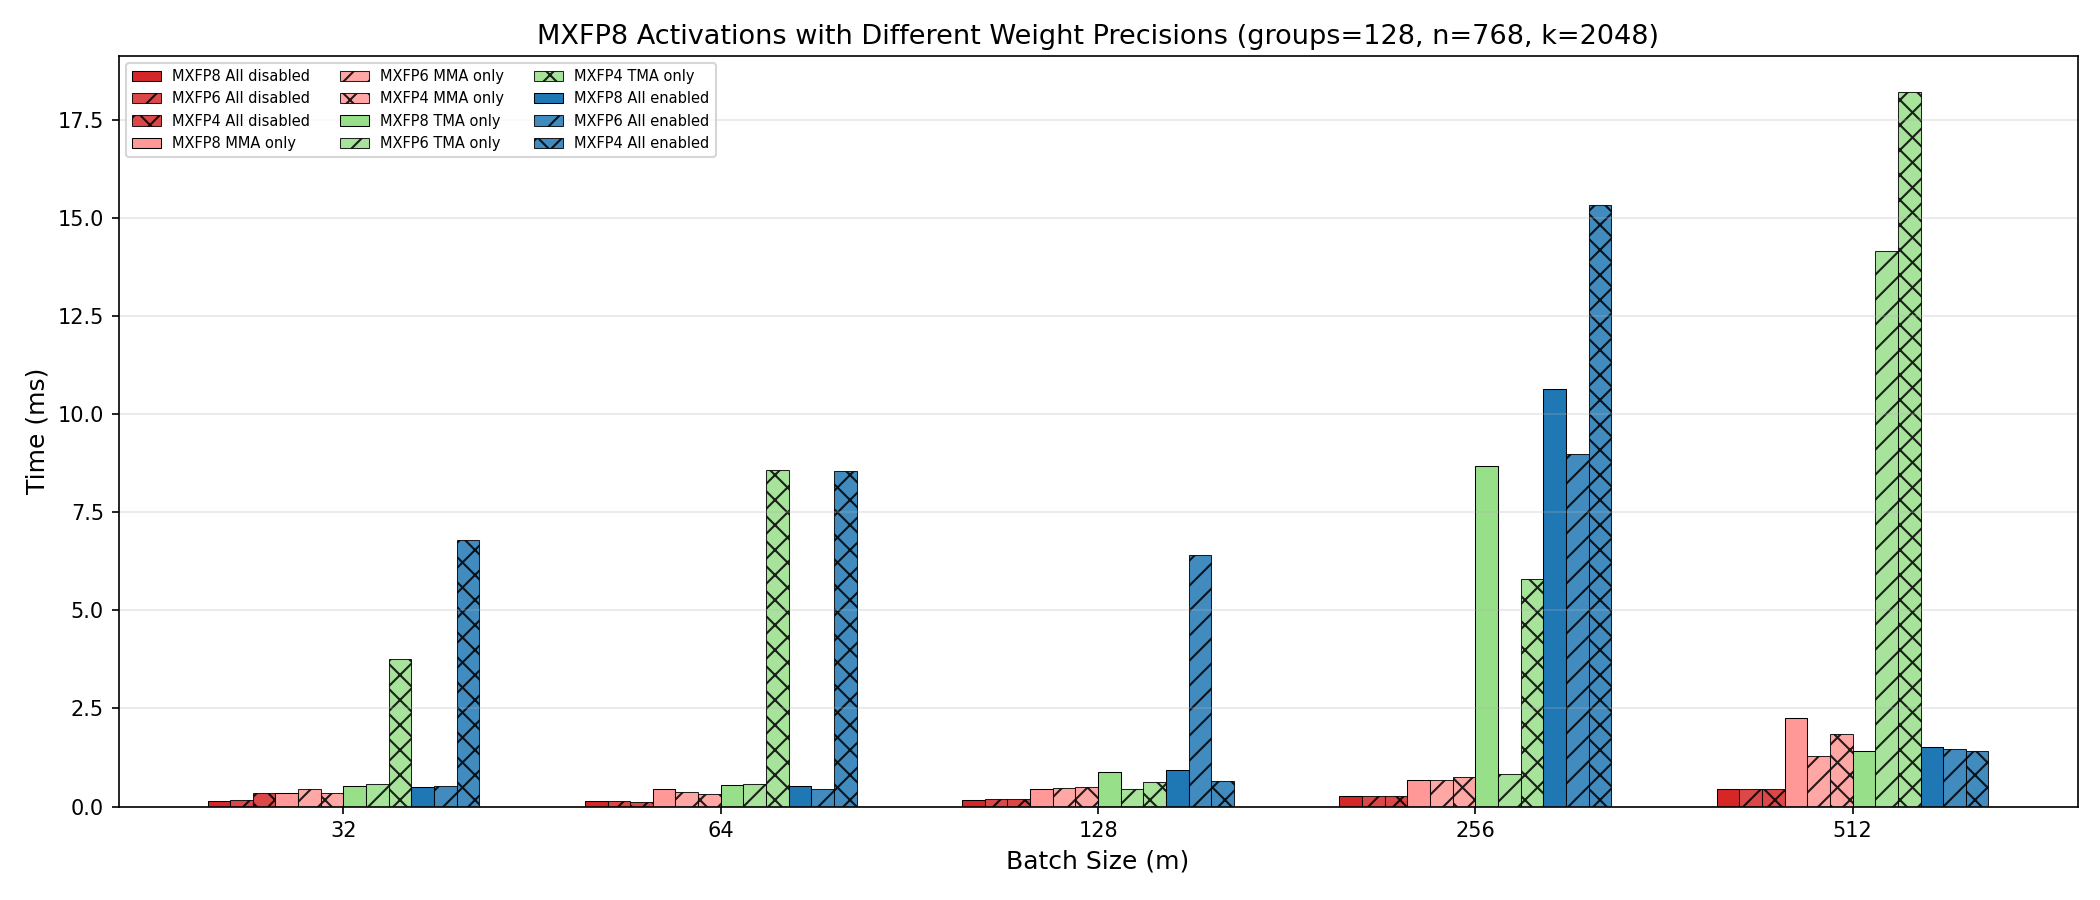

Source code (Python):
#!/usr/bin/env python3
"""
Plot MXFP8 activations with different weight precisions (MXFP8, MXFP6, MXFP4).
12 bars per batch size: 4 schemes x 3 precisions.
MXFP8 = solid, MXFP6 = "//" hatch, MXFP4 = "xx" hatch. Same color per scheme.
"""

import json
import matplotlib.pyplot as plt
import numpy as np
from pathlib import Path

SCRIPT_DIR = Path(__file__).parent
M_VALUES = [32, 64, 128, 256, 512]

# 4 schemes in order
SCHEMES = [
    (1, 1, 1, "All disabled"),
    (0, 1, 1, "MMA only"),
    (1, 0, 1, "TMA only"),
    (0, 0, 0, "All enabled"),
]

# Colors from original script - one per scheme
COLORS = ["#d62728", "#ff9896", "#98df8a", "#1f77b4"]

# Format B precisions
FORMATS = ["MXFP8", "MXFP6", "MXFP4"]
HATCHES = [None, "//", "xx"]  # solid, diagonal, cross


def load_data():
    """Load and organize data from results_mx.log"""
    data = {}
    with open(SCRIPT_DIR / "results_mx.log") as f:
        for line in f:
            line = line.strip()
            if not line:
                continue
            record = json.loads(line)

            # Create key from disable flags
            disable_key = (
                record["disable_mma"],
                record["disable_tma"],
                record["disable_epilogue"],
            )
            format_b = record["format_B"]
            m = record["m"]
            time_ms = record["time_ms"]

            if disable_key not in data:
                data[disable_key] = {}
            if format_b not in data[disable_key]:
                data[disable_key][format_b] = {}
            data[disable_key][format_b][m] = time_ms

    return data


def make_plot():
    data = load_data()

    fig, ax = plt.subplots(figsize=(14, 6))

    n_m = len(M_VALUES)
    n_bars = 12  # 4 schemes x 3 formats
    bar_width = 0.06
    x = np.arange(n_m)

    bar_idx = 0
    for scheme_idx, (disable_mma, disable_tma, disable_epi, label) in enumerate(SCHEMES):
        disable_key = (disable_mma, disable_tma, disable_epi)

        for fmt_idx, (fmt, hatch) in enumerate(zip(FORMATS, HATCHES)):
            # Get times for this scheme + format combination
            times = []
            for m in M_VALUES:
                try:
                    times.append(data[disable_key][fmt][m])
                except KeyError:
                    times.append(0)  # Missing data

            offset = (bar_idx - (n_bars - 1) / 2) * bar_width

            ax.bar(
                x + offset,
                times,
                bar_width,
                label=f"{fmt} {label}",
                color=COLORS[scheme_idx],
                edgecolor="black",
                linewidth=0.5,
                hatch=hatch,
                alpha=0.85 if hatch else 1.0,
            )

            bar_idx += 1

    ax.set_xlabel("Batch Size (m)", fontsize=12)
    ax.set_ylabel("Time (ms)", fontsize=12)
    ax.set_title(
        "MXFP8 Activations with Different Weight Precisions (groups=128, n=768, k=2048)",
        fontsize=13,
    )
    ax.set_xticks(x)
    ax.set_xticklabels(M_VALUES)
    ax.legend(fontsize=7, ncol=3, loc="upper left")
    ax.grid(axis="y", alpha=0.3)
    ax.set_ylim(bottom=0)

    plt.tight_layout()
    out = SCRIPT_DIR / "plot_mx.png"
    plt.savefig(out, dpi=150)
    plt.close()
    print(f"Saved: {out}")


if __name__ == "__main__":
    make_plot()
